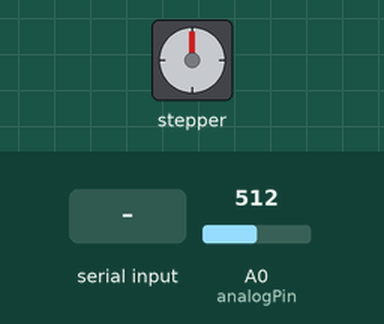
A sketch run on a simulated Arduino Uno, built with avr-gcc and run on an emulated ATmega328P. Parts: stepper motor. Wiring (inferred from the names in the program): stepper motor (2048 steps per turn assumed): coils pin 4, pin 5, pin 6, pin 7. Inputs (shaded band) come from the test bench; at power-on: A0 (analogPin) = 512. What the sketch prints to the serial monitor is not drawn.

Above: at 1.2 s.
1.3 s: A0 (analogPin) set to 467
2.8 s: A0 (analogPin) set to 459
At 5.31 s:
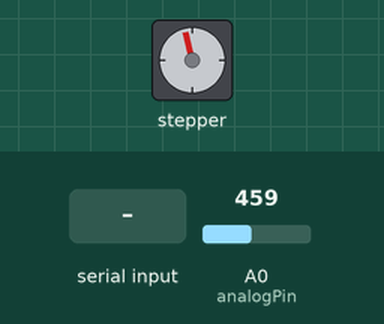
5.8 s: A0 (analogPin) set to 350
8.8 s: A0 (analogPin) set to 122
At 9.24 s:
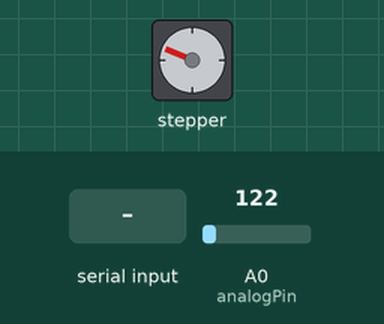
11.8 s: "3\n" received over Serial
At 11.96 s:
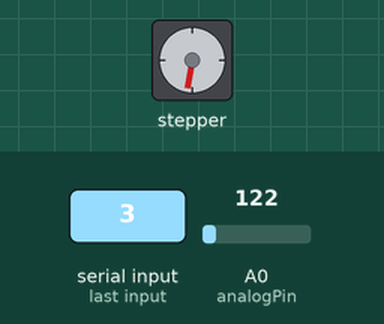
Timing chart, 0 to 18.8 s (numbered marks = the images above; inputs shaded):
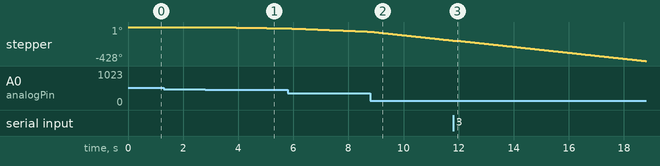

The sketch:

stepper2.ino
```cpp
#define IN1 4
#define IN2 5
#define IN3 6
#define IN4 7

int Paso [ 8 ][ 4 ] =
  { { 1, 0, 0, 0},
  { 1, 1, 0, 0},
  { 0, 1, 0, 0},
  { 0, 1, 1, 0},
  { 0, 0, 1, 0},
  { 0, 0, 1, 1},
  { 0, 0, 0, 1},
  { 1, 0, 0, 1}
  };

int steps = 0; // Define el paso actual de la secuencia
float angle = 0.0;
float steps_per_round = (64*64);
float angle_paso = 360.0/steps_per_round;
const int analogPin = A0;
int value; //variable que almacena la lectura analógica raw

int position; //posicion del potenciometro en tanto por ciento
float delayValue = 0;
String cadenaCharEntrada = "";
char vectorChar[20];
bool finCadena = false;

void setup()
{
  Serial.begin(9600);
  pinMode(IN1, OUTPUT);
  pinMode(IN2, OUTPUT);
  pinMode(IN3, OUTPUT);
  pinMode(IN4, OUTPUT);
  cadenaCharEntrada.reserve(20);
}

void loop()
{
  delayValue = 0;

  if(finCadena) {                               //Se termino de recibir una cadena completa

    finCadena = false;                                  //Permitimos volver a recibir otra cadena
    cadenaCharEntrada.toCharArray(vectorChar,20);   //Convertimos el string a un vectorChar
    int numeroEntero = atoi(vectorChar);            //Convertimos un vectorChar a un entero

    if(numeroEntero == 1){
      position = 99;
      doStep(true); // Avanza un paso
    }
    else if(numeroEntero == 2){
      position = 1;
      doStep(false); // Avanza un paso
    }
    else if(numeroEntero == 3){
      printSteppersInfo();
      delay (5) ;
    }
    cadenaCharEntrada = "";
  }
  else {
    value = analogRead(analogPin); // realizar la lectura analógica raw
    position = map(value, 0, 1023, 1, 99); // convertir a porcentaje

    if(position > 55 || position < 45) {
      if(position == 0) {
        position = 1;
      }
      else if(position == 100) {
        position = 99;
      }
      delayValue = 100/(float)(abs((position - 50)));
      bool forward = position > 50;
      doStep(forward); // Avanza un paso
      delay (delayValue) ; //Un paso cada 250 ms para ver los leds
    }
  }
}


void doStep(bool forward) //Avanza un paso
{
  digitalWrite( IN1, Paso[steps % 8][ 0] );
  digitalWrite( IN2, Paso[steps % 8][ 1] );
  digitalWrite( IN3, Paso[steps % 8][ 2] );
  digitalWrite( IN4, Paso[steps % 8][ 3] );

  if (forward){
    steps++;
    angle += angle_paso;
  }
  else {
    steps--;
    angle -= angle_paso;
  }

  if(angle < 0.0) {
    angle +=360.0;
  }
  if(angle > 360.0) {
    angle -= 360.0;
  }
  if(steps < 0.0) {
    steps += steps_per_round;
  }
  if(steps > steps_per_round) {
    steps -= steps_per_round;
  }
}

void printSteppersInfo() {
  Serial.print("{");
  //List
  Serial.print("\"steppers\":[");
  //Stepper 1
  printStepperInfo();
  Serial.print(",");
  //Stepper 2
   printStepperInfo();
  //End list
  Serial.print("]");
  Serial.print("}");

  }

void printStepperInfo() {
  Serial.print("{");
  Serial.print("\"angle\":");
  Serial.print(angle);
  Serial.print(",");
  Serial.print("\"steps\":");
  Serial.print(steps);
  Serial.print(",");
  Serial.print("\"steps_per_round\":");
  Serial.print(steps_per_round);
  Serial.print(",");
  Serial.print("\"value\":");
  Serial.print(value);
  Serial.print(",");
  Serial.print("\"angle\":");
  Serial.print(angle);
  Serial.print("}");
}

void serialEvent(){
  //Recepción de datos Seriales

  while (Serial.available()) {              //Si existen datos seriales, leer a todos
    char CaracterEntrada = Serial.read();   //Leer 1 byte serial recibido

    cadenaCharEntrada += CaracterEntrada;   //Agregar el nuevo char a una cadena String
    if (CaracterEntrada == '\n') {          //Si el char o byte recibido es un fin de linea, activa la bandera
      finCadena = true;                        //Si la bandera finCadena = 1, entonces la transmision esta completa
    }
  }
}
```

Measured:
- the behaviour switches between 460 and 459 on A0 (analogPin) (found by bisection; images 0 and 1)
- after the input at 1.3 s, every drawn part: stays the same
- after the input at 2.8 s, stepper: keeps turning counter-clockwise at about 6°/s, starting after 0.20 s
